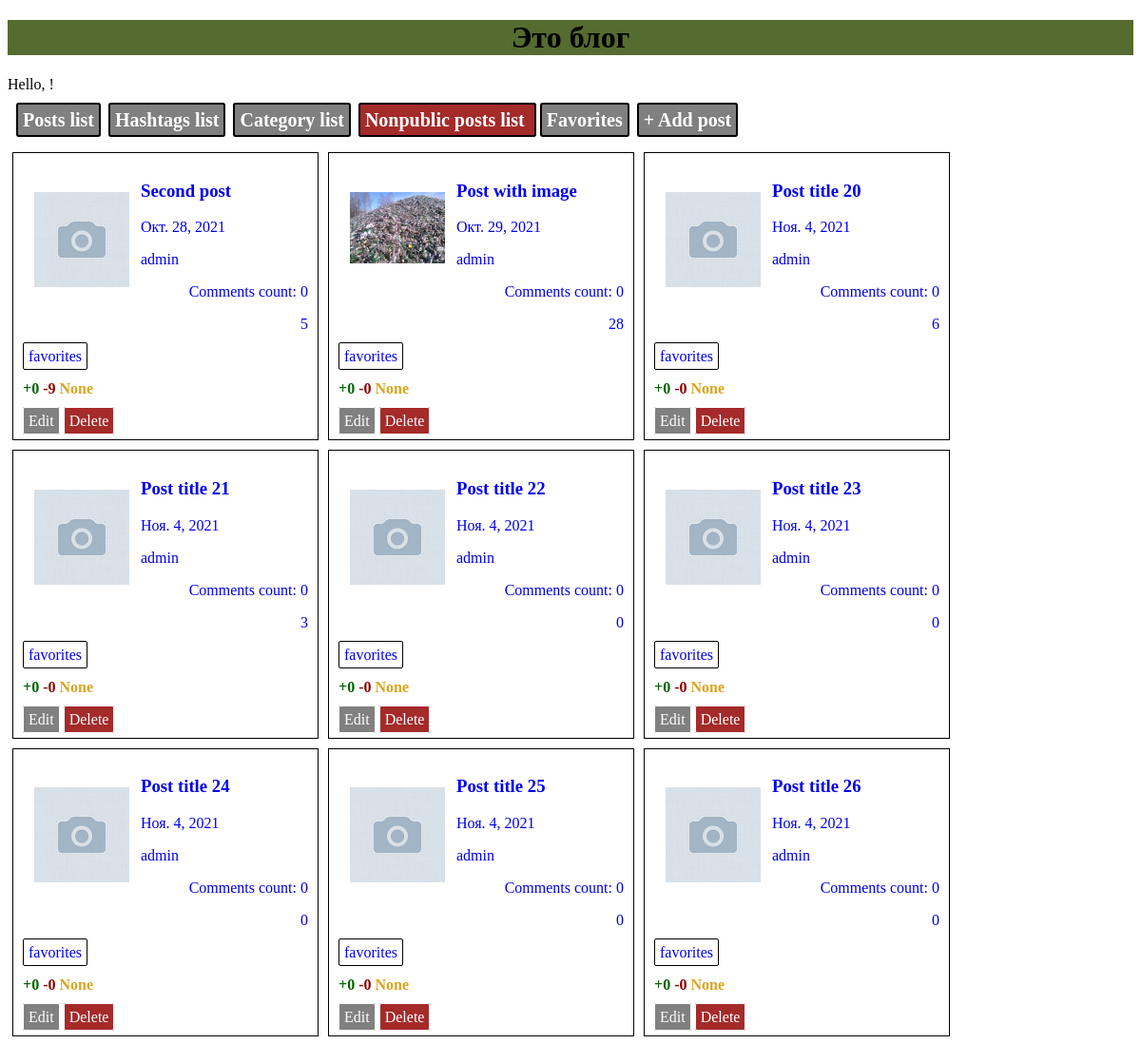
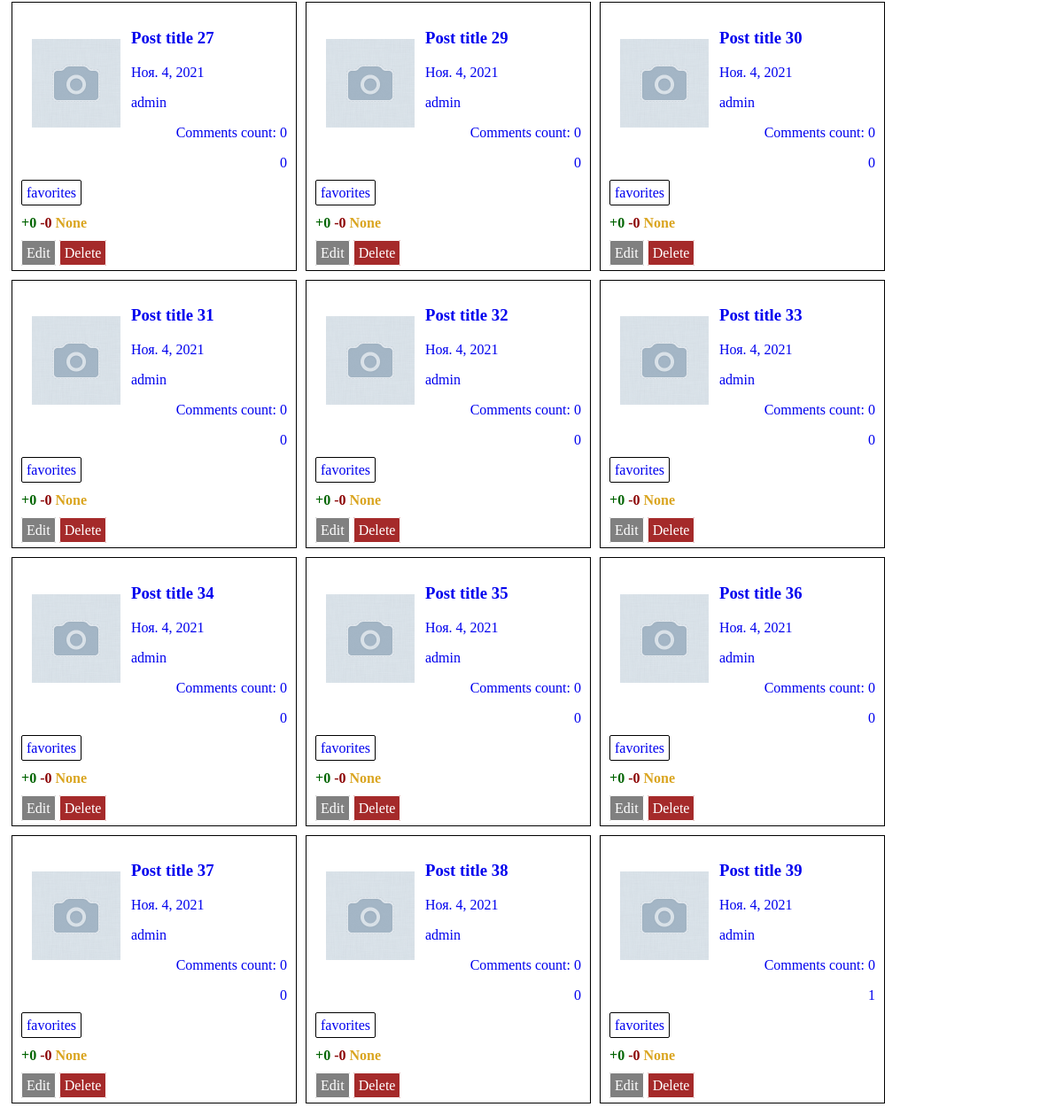
The app's page /post/favorites_list with its own data (2 pictures, top to bottom).
### blog/models.py (models this page shows, shortened)
class Post(models.Model):
    title = models.CharField(max_length=128)
    image = models.ImageField(upload_to='images/', null=True, blank=True)
    text = models.TextField()
    created_date = models.DateTimeField(auto_now_add=True)
    author = models.ForeignKey(User, on_delete=models.CASCADE)
    count_view = models.PositiveIntegerField(default=0)
    like = models.PositiveIntegerField(default=0)
    dislike = models.PositiveIntegerField(default=0)
    public = models.BooleanField(default=False)
    hashtags = models.ManyToManyField(Hashtag, related_name='posts')
    category = models.ForeignKey(Category, on_delete=models.CASCADE, null=True, blank=True, related_name='posts')
    favorites = models.ManyToManyField(User, related_name='favorites_posts')
    def avg_rang(self):
        tmp = self.reviews.aggregate(Avg('rang'))
        return tmp['rang__avg']

### blog/views.py (the view)
# urls.py: path('favorites_list', views.favorites_list, name='favorites_list'),
def favorites_list(request):
    posts = Post.objects.filter(favorites=request.user.pk)
    return render(request, "blog/posts_list.html", {'posts': posts})

### blog/templates/blog/posts_list.html (shortened to what this page needs)
{% extends 'blog/base.html' %}
{% block content %}
<div class="postlst">
    {% for post in posts %}
        <div style="border: 1px solid; margin: 5px; padding: 10px; width: 300px">
            <a href="{% url 'post_detail' post_pk=post.pk %}">
                {%if post.image %}
                    <img src="{{ post.image.url }}" style="margin: 12px; border: 0px; float: left;  max-width: 100px; max-height: 100px;">
                {% else %}
                    <img src="/media/images/default/nophoto.png" style="margin: 12px; border: 0px; float: left;  max-width: 100px; max-height: 100px;">
                {% endif %}
                <div><h3>{{post.title}}</h3></div>
                <div><p>{{post.created_date.date}}</p></div>
                <div><p>{{post.author}}</p></div>
                <div style="text-align: right"><p>Comments count: {{post.comments.count}}</p></div>
                <div style="text-align: right"><p>{{post.count_view}}</p></div>
            </a>
            <div >
                <a class="favor" href="{% url 'change_favorite' post_pk=post.pk %}?lastpath={{request.path}}" {% if user in post.favorites.all %} style="background: yellow" {% endif %}>
                    favorites
                </a>
                <p>
                    <b  style="color: darkgreen;">+{{post.like}}</b>
                    <b  style="color: darkred;">-{{post.dislike}}</b>
                    <b  style="color: goldenrod;">{{post.avg_rang}}</b>
                </p>
            </div>
            <a href="{% url 'edit_post' post_pk=post.pk %}" style="border: 1px solid; background-color: gray;border-radius: 2px; padding: 5px; color: white">Edit</a>
            <a href="{% url 'del_post' post_pk=post.pk %}" style="border: 1px solid; background-color: brown;border-radius: 2px; padding: 5px; color: white">Delete</a>
        </div>
    {% endfor %}
    </div>
{% endblock %}

### blog/static/css/style.css (style rules this page uses)
a { text-decoration: none; }
.favor { border: 1px solid black; border-radius: 2px; padding: 5px; }
.postlst { display: flex; flex-wrap: wrap; }

### records on screen
Post: title "Second post", created_date "Окт. 28, 2021", author "admin", comments.count "0", count_view "5", like "0", dislike "9", avg_rang "None"
Post: image (picture), title "Post with image", created_date "Окт. 29, 2021", author "admin", comments.count "0", count_view "28", like "0", dislike "0", avg_rang "None"
Post: title "Post title 20", created_date "Ноя. 4, 2021", author "admin", comments.count "0", count_view "6", like "0", dislike "0", avg_rang "None"
Post: title "Post title 21", created_date "Ноя. 4, 2021", author "admin", comments.count "0", count_view "3", like "0", dislike "0", avg_rang "None"
Post: title "Post title 22", created_date "Ноя. 4, 2021", author "admin", comments.count "0", count_view "0", like "0", dislike "0", avg_rang "None"
Post: title "Post title 23", created_date "Ноя. 4, 2021", author "admin", comments.count "0", count_view "0", like "0", dislike "0", avg_rang "None"
Post: title "Post title 24", created_date "Ноя. 4, 2021", author "admin", comments.count "0", count_view "0", like "0", dislike "0", avg_rang "None"
Post: title "Post title 25", created_date "Ноя. 4, 2021", author "admin", comments.count "0", count_view "0", like "0", dislike "0", avg_rang "None"
Post: title "Post title 26", created_date "Ноя. 4, 2021", author "admin", comments.count "0", count_view "0", like "0", dislike "0", avg_rang "None"
Post: title "Post title 27", created_date "Ноя. 4, 2021", author "admin", comments.count "0", count_view "0", like "0", dislike "0", avg_rang "None"
Post: title "Post title 29", created_date "Ноя. 4, 2021", author "admin", comments.count "0", count_view "0", like "0", dislike "0", avg_rang "None"
Post: title "Post title 30", created_date "Ноя. 4, 2021", author "admin", comments.count "0", count_view "0", like "0", dislike "0", avg_rang "None"
Post: title "Post title 31", created_date "Ноя. 4, 2021", author "admin", comments.count "0", count_view "0", like "0", dislike "0", avg_rang "None"
Post: title "Post title 32", created_date "Ноя. 4, 2021", author "admin", comments.count "0", count_view "0", like "0", dislike "0", avg_rang "None"
Post: title "Post title 33", created_date "Ноя. 4, 2021", author "admin", comments.count "0", count_view "0", like "0", dislike "0", avg_rang "None"
Post: title "Post title 34", created_date "Ноя. 4, 2021", author "admin", comments.count "0", count_view "0", like "0", dislike "0", avg_rang "None"
Post: title "Post title 35", created_date "Ноя. 4, 2021", author "admin", comments.count "0", count_view "0", like "0", dislike "0", avg_rang "None"
Post: title "Post title 36", created_date "Ноя. 4, 2021", author "admin", comments.count "0", count_view "0", like "0", dislike "0", avg_rang "None"
Post: title "Post title 37", created_date "Ноя. 4, 2021", author "admin", comments.count "0", count_view "0", like "0", dislike "0", avg_rang "None"
Post: title "Post title 38", created_date "Ноя. 4, 2021", author "admin", comments.count "0", count_view "0", like "0", dislike "0", avg_rang "None"
Post: title "Post title 39", created_date "Ноя. 4, 2021", author "admin", comments.count "0", count_view "1", like "0", dislike "0", avg_rang "None"
